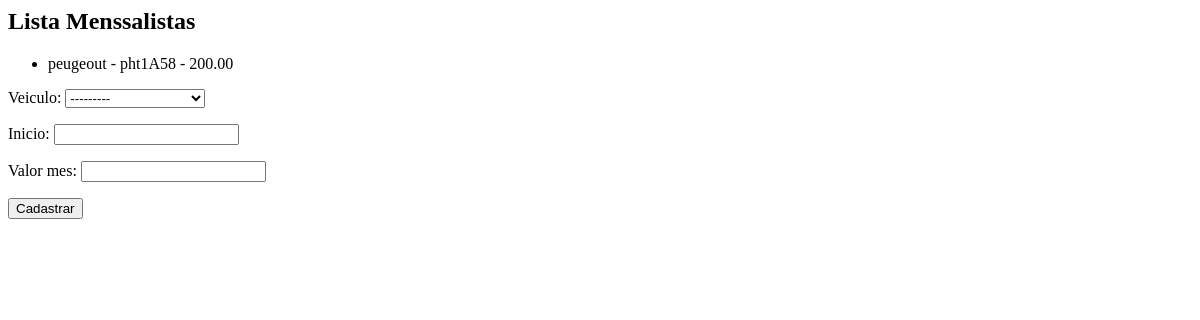
/core/menssalistas/, run on an earlier commit of the app's database.
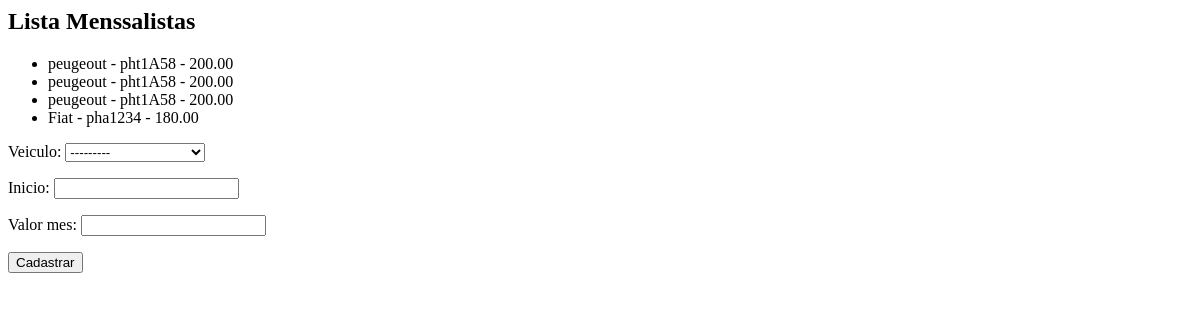
And on a later commit of the database.
### core/models.py (models this page shows, shortened)
class Menssalista(models.Model):
    veiculo = models.ForeignKey('Veiculo', on_delete=models.CASCADE)
    inicio = models.DateField()
    valor_mes = models.DecimalField(max_digits=6, decimal_places=2)

class Veiculo(models.Model):
    marca = models.ForeignKey('Marca', on_delete=models.CASCADE)
    placa = models.CharField(max_length=7)
    proprietario = models.ForeignKey('PEssoa', on_delete=models.CASCADE)
    cor = models.CharField(max_length=15)
    observacoes = models.TextField()
    def __str__(self):
        return self.marca.nome + ' - ' + self.placa

class Marca(models.Model):
    nome = models.CharField(max_length=50)

### core/views.py (the view)
# urls.py: path('menssalistas/', lista_menssalista, name='core_lista_menssalista'),
def lista_menssalista(request):
    menssalista = Menssalista.objects.all()
    form = MenssalistaForm()
    data = {'menssalistas': menssalista, 'form': form}
    return render(request, 'core/lista_menssalista.html', data)

### core/forms.py
class MenssalistaForm(ModelForm):
    class Meta:
        model = Menssalista
        fields = '__all__'

### core/templates/core/lista_menssalista.html (shortened to what this page needs)
<h2>Lista Menssalistas</h2>
<ul>
{% for menssalista in menssalistas %}
    <li>{{ menssalista.veiculo }} - {{ menssalista.valor_mes }}</li>
{% endfor %}
</ul>
<form action="{% url 'core_menssalista_novo' %}" method="POST">
    {{form.as_p}}
    <button type="submit">Cadastrar</button>
</form>

What changed in the data, as far as the page shows it:
added Menssalista: veiculo "peugeout - pht1A58", valor_mes "200.00"
added Menssalista: veiculo "peugeout - pht1A58", valor_mes "200.00"
added Menssalista: veiculo "Fiat - pha1234", valor_mes "180.00"
